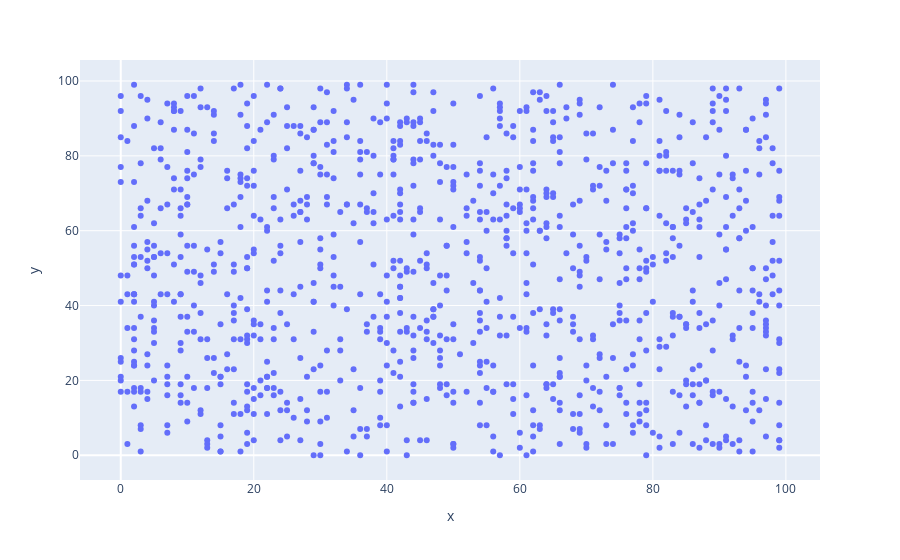

The notebook cell saved with this chart:
### Markdown cell above
1. Write a program to draw a scatter plot for random 1000 x and y coordinates

### Code cell
import numpy as np
import plotly.express as px
import pandas as pd

x_coordinates = np.random.randint(0,100,size=1000)
y_coordinates = np.random.randint(0,100,size=1000)

px.scatter(x=x_coordinates, y=y_coordinates)

### Figure 1 — Plotly figure (JSON) as saved in the notebook; plotly's stock layout.template omitted (floating-point values rounded to 4 significant figures; data arrays with more than 128 entries replaced by an {"elided": "..."} marker saying what was removed)
{"data": [{"hovertemplate": "x=%{x}<br>y=%{y}<extra></extra>", "legendgroup": "", "marker": {"color": "#636efa", "symbol": "circle"}, "mode": "markers", "name": "", "orientation": "v", "showlegend": false, "type": "scatter", "x": {"elided": "1000 int values"}, "xaxis": "x", "y": {"elided": "1000 int values"}, "yaxis": "y"}], "layout": {"legend": {"tracegroupgap": 0}, "margin": {"t": 60}, "xaxis": {"anchor": "y", "domain": [0, 1], "title": {"text": "x"}}, "yaxis": {"anchor": "x", "domain": [0, 1], "title": {"text": "y"}}}}
